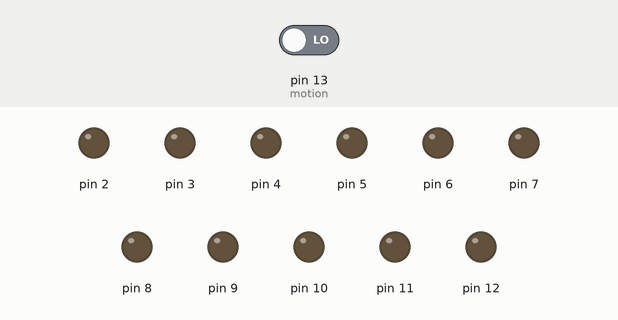
Recording of a sketch running on a simulated Arduino Uno, built with avr-gcc and run on an emulated ATmega328P. Parts: output pins drawn as LEDs (lit = HIGH). The test bench sets the inputs (shaded band); at power-on: pin 13 (motion) LOW. Random numbers use the default seed unless the sketch sets one.

Above: at 4.8 s.
4.9 s: pin 13 (motion) driven HIGH
At 6.6 s:
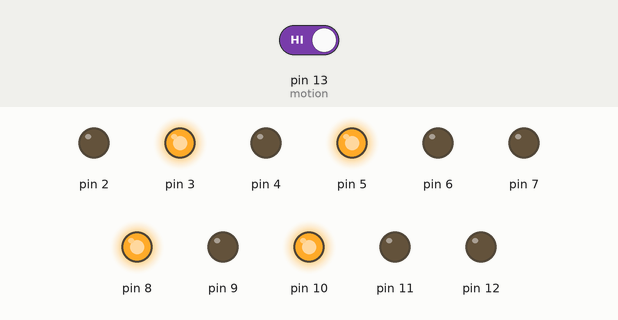
10.9 s: pin 13 (motion) driven LOW
At 12.4 s:
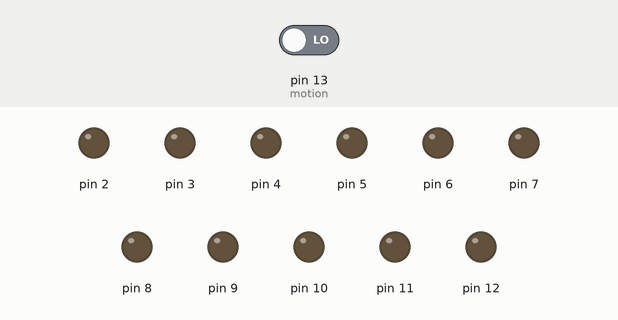
13.6 s: pin 13 (motion) driven HIGH
At 15.2 s:
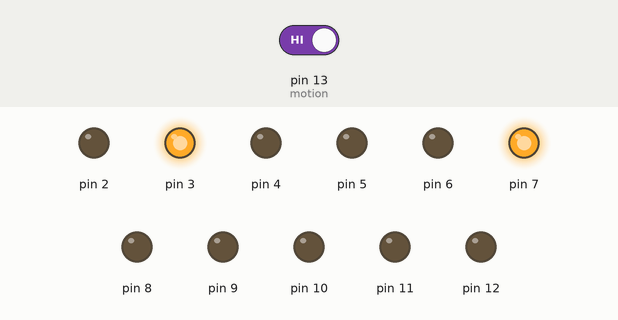
Timing chart, 0 to 49.5 s (numbered marks = the images above; inputs shaded):
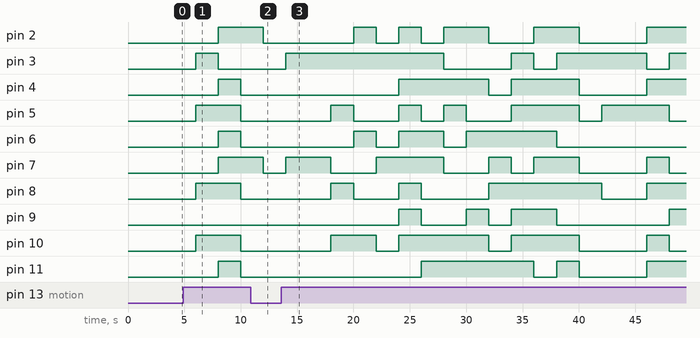

Measured:
- after the input at 4.9 s, pin 2, pin 7: LOW → HIGH after 3.1 s; pin 3: LOW → HIGH after 1.1 s, → LOW 2.0 s later; pin 4, pin 6, pin 11: LOW → HIGH after 3.1 s, → LOW 2.0 s later; pin 5, pin 8, pin 10: LOW → HIGH after 1.1 s, → LOW 4.0 s later
- after the input at 10.9 s, pin 7: HIGH → LOW after 1.1 s
- after the input at 13.6 s, pin 2: LOW → HIGH after 6.4 s, → LOW 2.0 s later, → HIGH 2.0 s later, → LOW 2.0 s later, … (9 changes in this stretch); pin 3: goes HIGH 14.0 s, LOW 6.0 s, HIGH 2.0 s, LOW 2.0 s, HIGH 8.0 s, LOW 2.0 s, then HIGH, starting after 0.41 s

The sketch:

sketch_oct06a.ino
```cpp
const int motion = 13;
int outputs[11];

void setup() {
  Serial.begin(9600);

  for(int i = 2; i < 13; i++) {
    pinMode(i, OUTPUT);
    outputs[i - 2] = i;
  }

  pinMode(motion, INPUT);
}

void loop() {

  // how many pins to light up
  int m = random(1, 11);

  // knuth shuffle
  for(int i = 0; i < m; i++) {
    // get a new random index from the subset
    int index = random(0, 10 - i);

    // but the number in the back
    int temp = outputs[10 - i];
    outputs[10 - i] = outputs[index];
    outputs[index] = temp;
  }

  int sensorVal = digitalRead(motion);

  // turn on leds
  if(sensorVal == HIGH) {
    for(int i = 0; i < m; i++) {
      digitalWrite(outputs[i], HIGH);
    }
  }

  delay(2000);

  // turn off leds
  if(sensorVal == HIGH) {
    for(int i = 0; i < m; i++) {
      digitalWrite(outputs[i], LOW);
    }
  }
}
```
